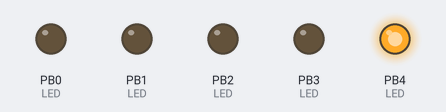
This program was run on a simulated ATtiny85, built with avr-gcc and emulated at 1 MHz. Parts: output pins drawn as LEDs (lit = HIGH).

Above: at 0.13 s.
At 0.39 s:
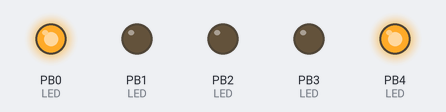
At 0.65 s:
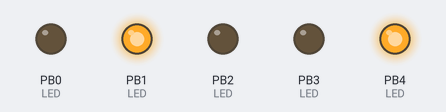
At 1.44 s:
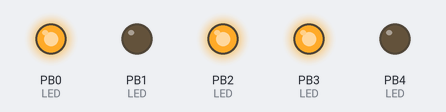
At 2.75 s:
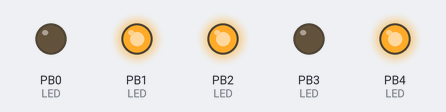
At 4.58 s:
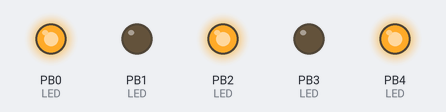
Timing chart, 0 to 4.9 s (numbered marks = the images above):
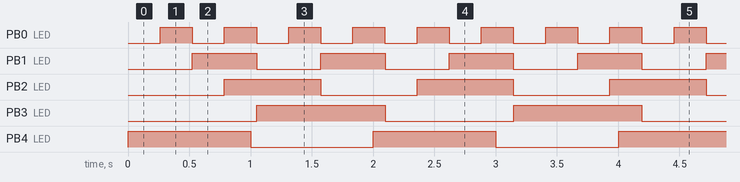

Measured:
- by itself, PB0 (LED): alternates HIGH for 0.26 s and LOW for 0.26 s
- by itself, PB1 (LED): alternates HIGH for 0.52 s and LOW for 0.52 s
- by itself, PB2 (LED): alternates HIGH for 0.79 s and LOW for 0.79 s
- by itself, PB3 (LED), PB4 (LED): alternates HIGH for 1.0 s and LOW for 1.0 s

The program:

main.c
```c
// (licence header left out)
#include <stdint.h>
#include <avr/io.h>
#include <util/delay.h>
#include <avr/interrupt.h>

#include "tinyavrlib/scheduler.h"

// ~~~~~~~~~~~~~~~~~~~~~~~~~~~~~~~~~~~~~~~~~~~~~~~~~~~~~~~~~~~~~~~~~~~~~~~~~~~~
//                 ATtiny85
//               +----------+    (-)--GND--
//      (RST)--> + PB5  Vcc +----(+)--VCC--
// ------LED3----+ PB3  PB2 +----LED2------
// ------LED4----+ PB4  PB1 +----LED1------
// -------(-)----+ GND  PB0 +----LED0------
//               +----------+
//                 Tinusaur
// ~~~~~~~~~~~~~~~~~~~~~~~~~~~~~~~~~~~~~~~~~~~~~~~~~~~~~~~~~~~~~~~~~~~~~~~~~~~~

#define LED0_PORT PB0
#define LED1_PORT PB1
#define LED2_PORT PB2
#define LED3_PORT PB3
#define LED4_PORT PB4

// ----------------------------------------------------------------------------

void scheduler_task0(void) {
	PORTB ^= (1 << LED0_PORT);	// Flip the bit
}

void scheduler_task1(void) {
	PORTB ^= (1 << LED1_PORT);	// Flip the bit
}

void scheduler_task2(void) {
	PORTB ^= (1 << LED2_PORT);	// Flip the bit
}

void scheduler_task3(void) {
	PORTB ^= (1 << LED3_PORT);	// Flip the bit
}

// ----------------------------------------------------------------------------

int main(void) {
	// ---- Init ----
	scheduler_init();
	scheduler_reinit(SCHEDULER_TCCR0B_1024, SCHEDULER_OCR0A_MAX);
	scheduler_usertask(scheduler_task0, 0);
	scheduler_usertask(scheduler_task1, 1);
	scheduler_usertask(scheduler_task2, 2);
	scheduler_usertask(scheduler_task3, 3);

	// Setup LEDs, DDRB - Data Direction Register, Port B
	DDRB |= (1 << LED0_PORT); // Set port as LED output
	DDRB |= (1 << LED1_PORT); // Set port as LED output
	DDRB |= (1 << LED2_PORT); // Set port as LED output
	DDRB |= (1 << LED3_PORT); // Set port as LED output
	DDRB |= (1 << LED4_PORT); // Set port as LED output

	// Start the scheduler
	scheduler_start();

	// ---- Main Loop ----
	for (;;) { /* The infinite main loop */
		cli();
		PORTB ^= (1 << LED4_PORT);	// Flip the bit
		sei();
		_delay_ms(1000);
	}

	return 0; // Return the mandatory for the "main" function int value - "0" for success.
}

// ============================================================================
```

adcxlib.c
```c
// (licence header left out)
// ============================================================================

#include <stdint.h>
#include <avr/io.h>

#include "adcxlib.h"

// ----------------------------------------------------------------------------
// DEFAULTS:
//	Voltage Reference:	VCC
//	Result Alignment:	Right
//	Mode:				Free-running
void adcx_init(void) {
	// ---- Initialize ADC ----
	ADMUX =
	    (0 << REFS2) | (0 << REFS1) | (0 << REFS0) |	// Set to VCC (DEFAULT)
	    (0 << ADLAR);	// Set/Clear left shift result	(by default it is 0)
	ADCSRA =
	    (1 << ADEN) |	// Enable ADC
	    (0 << ADEN) |	// ADC Start Conversion (0 - should not start at init)
	    (1 << ADATE) |	// Enable auto trigger enable (Q: Is it used in free running mode?)
		// (1 << ADIE) |	// Enable ADC interrupt
	    // Setup ADC Prescaler
	    // 001=1: 1/2nd ... 1MHz / 2 = 500KHz
	    // 011=3: 1/8th ... 1MHz / 8 = 125KHz
	    // 111=7: 1/128th ... 1MHz / 128 = 7812Hz
	    (1 << ADPS2) | (1 << ADPS1) | (1 << ADPS0);	// Set prescaler
	ADCSRB =
	    (0 << ADTS2) | (0 << ADTS1) | (0 << ADTS0);	// Set mode, 000 = free running mode
}

// TODO: Implement "stop" function or macros.

uint16_t adcx_read(void) {
	union adcx_result {
		uint16_t data16;
		struct {
			uint8_t lo;
			uint8_t hi;
		};
	} adcx_result;
	// NOTE (from datasheet): When ADCL register is read,
	// the ADC Data Register is not updated until ADCH is read.
	adcx_result.lo = ADCL;
	adcx_result.hi = ADCH;
	return adcx_result.data16;
}

// ============================================================================
```

adcxlib.h
```c
// (licence header left out)
// ============================================================================

#ifndef ADCXLIB_H
#define ADCXLIB_H

// ----------------------------------------------------------------------------

#include <stdint.h>

// ----------------------------------------------------------------------------
//   Temp=[ADC4]   +----------+
//  --(RST/ADC0)---+ PB5  Vcc +---(+)--VCC--
//  ------[ADC3]---+ PB3  PB2 +---[ADC1]----
//  ------[ADC2]---+ PB4  PB1 +-------------
//  ---------(-)---+ GND  PB0 +---[AREF]----
//                 +----------+
//     Temp=ADC4     ATtiny85
// ----------------------------------------------------------------------------

#define ADCX_SELECT_MASK_ADC0	0b0000	// PB5 (RST)
#define ADCX_SELECT_MASK_ADC1	0b0001	// PB2
#define ADCX_SELECT_MASK_ADC2	0b0010	// PB4
#define ADCX_SELECT_MASK_ADC3	0b0011	// PB3
#define ADCX_SELECT_MASK_ADC4	0b1111	// Internal temperature sensor

#define ADCX_REFSEL_MASK_VCC		(				(0 << REFS1) | (0 << REFS0))	// Vcc used as Voltage Reference, disconnected from PB0 (AREF).
#define ADCX_REFSEL_MASK_EXTPB0		(				(0 << REFS1) | (1 << REFS0))	// External Voltage Reference at PB0 (AREF) pin, Internal Voltage Reference turned off.
#define ADCX_REFSEL_MASK_INT11V		((0 << REFS2) | (1 << REFS1) | (0 << REFS0))	// Internal 1.1V Voltage Reference.
#define ADCX_REFSEL_MASK_RESERVED	((0 << REFS2) | (1 << REFS1) | (1 << REFS0))	// Reserved
#define ADCX_REFSEL_MASK_INT256V	((1 << REFS2) | (1 << REFS1) | (0 << REFS0))	// Internal 2.56V Voltage Reference without external bypass capacitor, disconnected from PB0 (AREF).
#define ADCX_REFSEL_MASK_INT256VXBP	((1 << REFS2) | (1 << REFS1) | (1 << REFS0))	// Internal 2.56V Voltage Reference with external bypass capacitor at PB0 (AREF) pin.
// NOTE from Datasheet: The device requires a supply voltage of at least 3V in order to generate 2.56V reference voltage.
// NOTE from Datasheet: Whenever these bits are changed, the next conversion will take 25 ADC clock cycles.
//						For Prescale 1/128th at 1MHz, 25 ADC clock cycles are 0.0032 sec.
#define ADCX_CHANGE_DELAY		4	// Small delay (in ms) might be necessary for correct first ADC, and after changes.

// ----------------------------------------------------------------------------

#define ADCX_ADCSEL(MASK)	ADMUX = (ADMUX & 0b11110000) | (MASK & 0b00001111)	// Select ADC source
#define ADCX_REFSEL(MASK)	ADMUX = (ADMUX & 0b00101111) | (MASK & 0b11010000)	// Select voltage reference
#define ADCX_START()		ADCSRA |= (1 << ADSC)	// Set start conversions

// ----------------------------------------------------------------------------

void adcx_init(void);
uint16_t adcx_read(void);

// ----------------------------------------------------------------------------

#endif

// ============================================================================
```

buffio.c
```c
// (licence header left out)
// ============================================================================

#include "buffio.h"

// ----------------------------------------------------------------------------

// NOTE: Used only during development.
// #include <stdio.h>
// #define DEBUGGING_PRINT_CHAR(ch) putchar(ch)

// ----------------------------------------------------------------------------

static int8_t buffio_head = 0;
static int8_t buffio_tail = 0;
static char *buffio_kwd_crlf = "\r\n";
static char buffio_data[BUFFIO_DATA_SIZE];

// ----------------------------------------------------------------------------

void buffio_init(void) {
	buffio_reset();

	// This is not necessary, at all. Should be removed.
	// for (int i = 0; i < sizeof (buffio_data); i++) buffio_data[i] = 0;
}

void buffio_reset(void) {
	buffio_head = buffio_tail = 0;	// This isn't really necessary except in some specific cases.
}

char buffio_put(char ch) {
	buffio_data[buffio_head & BUFFIO_DATA_MASK] = ch;
	buffio_head++;
	return ch;
}

char buffio_get() {
	if (buffio_head - buffio_tail > BUFFIO_DATA_MASK)	  {
		buffio_tail = buffio_head - BUFFIO_DATA_MASK - 1;
	}
	char ch = buffio_data[buffio_tail & BUFFIO_DATA_MASK];
	buffio_tail++;
	return ch;
}

/* char buffio_read() {
	return buffio_data[buffio_tail & BUFFIO_DATA_MASK];
} */

#define BUFFIO_HAS_MORE() (buffio_head != buffio_tail)
int buffio_has_more() { return BUFFIO_HAS_MORE(); }

// ----------------------------------------------------------------------------

void buffio_skip_until(char *kw) {
	char *kwp = kw;
	for (;;) {
		uint8_t ch = buffio_ids_receive();	// Receive 1 byte of data. (This may wait for the data to come)
		// Note: Received data is not stored.
		// DEBUGGING_PRINT_CHAR(ch);
		// Check for the keyword.
		if (*kwp != ch) kwp = kw;
		if (*kwp == ch) kwp++;
		if (*kwp == '\0') return;
	}
}

void buffio_receive_until(char *kw) {
	char *kwp = kw;
	for (;;) {
		uint8_t ch = buffio_put(buffio_ids_receive());	// Receive and store 1 byte of data.
		// DEBUGGING_PRINT_CHAR(ch);
		// Check for the keyword.
		if (*kwp != ch) kwp = kw;
		if (*kwp == ch) kwp++;
		if (*kwp == '\0') return;
	}
}

void buffio_receive_untilln(char *kwd) {
	buffio_receive_until(kwd);	// Receiving until a keyword is found.
	buffio_receive_until(buffio_kwd_crlf);	// Receiving until a CR/LF is found.
}

int8_t buffio_receive_until2(char *kw1, char *kw2) {
	char *kw1p = kw1;
	char *kw2p = kw2;
	for (;;) {
		uint8_t ch = buffio_put(buffio_ids_receive());	// Receive and store 1 byte of data.
		// NOTE: This may wait for the data to come)
		// DEBUGGING_PRINT_CHAR(ch);
		// Check for the keyword #1.
		if (*kw1p != ch) kw1p = kw1;
		if (*kw1p == ch) kw1p++;
		if (*kw1p == '\0') return 1;
		// Check for the keyword #2.
		if (*kw2p != ch) kw2p = kw2;
		if (*kw2p == ch) kw2p++;
		if (*kw2p == '\0') return 2;
	}
}

int8_t buffio_receive_until2ln(char *kw1, char *kw2) {
	int8_t result = buffio_receive_until2(kw1, kw2);	// Receiving until a keyword is found.
	buffio_receive_until(buffio_kwd_crlf);	// Receiving until a CR/LF is found.
	return result;
}

// ============================================================================
```

buffio.h
```c
// (licence header left out)
// ============================================================================

#ifndef BUFFIO_H
#define BUFFIO_H

// ----------------------------------------------------------------------------

#include <stdint.h>

// ----------------------------------------------------------------------------

// Data SIZE/MASK:
//	  8/0b00000111
//	 16/0b00001111
//	 32/0b00011111
//	 64/0b00111111
#define BUFFIO_DATA_SIZE	64
#define BUFFIO_DATA_MASK	0b00111111

// ----------------------------------------------------------------------------

// The following functions must be implemented by the application

int buffio_ids_has_more(void);
uint8_t buffio_ids_receive(void);

// ----------------------------------------------------------------------------

void buffio_init(void);
void buffio_reset(void);
char buffio_put(char);
char buffio_get(void);
int buffio_has_more(void);
void buffio_skip_until(char *);
void buffio_receive_until(char *);
void buffio_receive_untilln(char *);
int8_t buffio_receive_until2(char *, char *);
int8_t buffio_receive_until2ln(char *, char *);

// ----------------------------------------------------------------------------

#endif

// ============================================================================
```

buzzlib.c
```c
// (licence header left out)
// ============================================================================

#include <stdint.h>
#include <avr/io.h>
#include <avr/interrupt.h>
#include <avr/pgmspace.h>
#include <util/delay.h>

#include "scheduler.h"
#include "buzzlib.h"

// ----------------------------------------------------------------------------

void buzzlib_init(void) {
	DDRB |= (1 << BUZZLIB_BUZZER_PORT);	// Set the port as output.
}

// ----------------------------------------------------------------------------

#define BUZZLIB_TONE_PERIOD	30	// the buzzer min tone period in microseconds
#define BUZZLIB_TONE_TICK1	(BUZZLIB_TONE_PERIOD >> 4)
#define BUZZLIB_TONE_TICK2	(BUZZLIB_TONE_PERIOD - BUZZLIB_TONE_TICK1)

// per,len - the period and the length of the signal
// NOTE: The value of per should never be 0, it will cause infinite while() loop.
// For per=255 Freq=100Hz, for per=1 Freq=17.9KHz
// For len=255 Duration=1282mS, for len=1 Duration=7.2mS
void buzzlib_tone(uint8_t per, uint8_t len) {
	int16_t num = (len << 7);	// This shift should not be more than 7, it will overflow the int16_t.
	while (num >= 0) {
		// Make sound with low duty-cycle
		PORTB |= (1 << BUZZLIB_BUZZER_PORT);
		for (uint8_t loop = per; loop > 0; loop--) _delay_us(BUZZLIB_TONE_TICK1);
		PORTB &= ~(1 << BUZZLIB_BUZZER_PORT);
		for (uint8_t loop = per; loop > 0; loop--) _delay_us(BUZZLIB_TONE_TICK2);
		num -= per;
	}
}

static buzzlib_fx_callback_p __buzzlib_fx_callback = 0;

void buzzlib_fx_callback(buzzlib_fx_callback_p callback) {
	__buzzlib_fx_callback = callback;
}

// per,len - the period and the length of the signal
// rep - the number of repeats
// pause - the pause between repeats
// dev - the deviation in the period between repeats
void buzzlib_fx(uint8_t per, uint8_t len, uint8_t rep, uint8_t pause, int8_t dev) {
	for (; rep > 0; rep--) {
		int16_t num = (len << 7);	// This shift should not be more than 7, it will overflow the int16_t.
		while (num >= 0) {
			// Make sound with low duty-cycle
			PORTB |= (1 << BUZZLIB_BUZZER_PORT);
			for (uint8_t loop = per; loop > 0; loop--) _delay_us(BUZZLIB_TONE_TICK1);
			PORTB &= ~(1 << BUZZLIB_BUZZER_PORT);
			for (uint8_t loop = per; loop > 0; loop--) _delay_us(BUZZLIB_TONE_TICK2);
			num -= per;
		}
		for (uint8_t loop = pause; loop > 0; loop--) _delay_ms(1);
		if (per > dev) per -= dev;
		if (__buzzlib_fx_callback) (*__buzzlib_fx_callback)(rep);
	}
}

// ============================================================================
```

buzzlib.h
```c
// (licence header left out)
// ============================================================================

#ifndef BUZZLIB_H
#define BUZZLIB_H

// ----------------------------------------------------------------------------

#include <stdint.h>

// ----------------------------------------------------------------------------

#define BUZZLIB_BUZZER_PORT	PB4	// Define the BUZZER I/O port

// ----------------------------------------------------------------------------
//   -> Parameters: Period, Length, Repeats, Pause, Div
#define BUZZLIB_BEEP0()	buzzlib_fx(12, 1, 1, 0, 0)
#define BUZZLIB_BEEP1()	buzzlib_fx(24, 16, 1, 0, 0)
#define BUZZLIB_BEEP2()	buzzlib_fx(24, 16, 2, 20, 0)
#define BUZZLIB_BEEP3()	buzzlib_fx(24, 16, 3, 20, 0)
#define BUZZLIB_ALARM()	buzzlib_fx(32, 1, 32, 4, 0)
#define BUZZLIB_SIREN()	buzzlib_fx(48, 4, 24, 0, 1)
#define BUZZLIB_CREAK()	buzzlib_fx(96, 1, 32, 0, 6)
#define BUZZLIB_PHONE()	buzzlib_fx(48, 6, 24, 8, 0)
#define BUZZLIB_ZAP()	buzzlib_fx(2, 2, 12, 1, -6)

// ----------------------------------------------------------------------------

void buzzlib_init(void);

void buzzlib_tone(uint8_t per, uint8_t len);
void buzzlib_fx(uint8_t per, uint8_t len, uint8_t rep, uint8_t pause, int8_t div);

// ----------------------------------------------------------------------------

typedef void (*buzzlib_fx_callback_p)(uint8_t rep);

void buzzlib_fx_callback(buzzlib_fx_callback_p callback);

// ----------------------------------------------------------------------------

#endif

// ============================================================================
```

num2str.c
```c
// (licence header left out)
// ============================================================================

#include "num2str.h"

// ----------------------------------------------------------------------------
//  NOTE: The resulting ASCII text should not be terminated with '\0' in the
//        functions below because the buffer might be part of a larger text.
// ----------------------------------------------------------------------------

uint8_t usint2decascii(uint16_t num, char *buffer) {
	const unsigned short powers[] = { 10000u, 1000u, 100u, 10u, 1u }; // The "const unsigned short" combination gives shortest code.
	char digit; // "digit" is stored in a char array, so it should be of type char.
	uint8_t digits = USINT2DECASCII_MAX_DIGITS - 1;
	for (uint8_t pos = 0; pos < 5; pos++) { // "pos" is index in array.
		digit = 0;
		while (num >= powers[pos]) {
			digit++;
			num -= powers[pos];
		}
		// Fixed width, space (or anything else) padded result, digits offset.
		// Note: Determines the offset of the first significant digit.
		// Note: Could be used for variable width, not padded, left aligned result.
		if (digits == USINT2DECASCII_MAX_DIGITS - 1) {
			if (digit == 0) {
				if (pos < USINT2DECASCII_MAX_DIGITS - 1)	// Check position, so single "0" will be handled properly.
					digit = -16;	// Use: "-16" for space (' '), "-3" for dash/minus ('-'), "0" for zero ('0'), etc. ...
			} else {
				digits = pos;
			}
		}
		buffer[pos] = digit + '0';	// Convert to ASCII

	}
	return digits;
}

// ----------------------------------------------------------------------------

uint8_t usint2hexascii(uint16_t num, char *buffer) {
	for (int8_t pos = USINT2HEXASCII_MAX_DIGITS - 1; pos >= 0 ; pos--) { // "pos" is index in an array.
		char digit = num & 0x000f;
		if (digit <= 9) {
			buffer[pos] = digit + '0';	// Convert to ASCII
		} else {
			buffer[pos] = digit + 'A' - 10;	// Convert to ASCII
		}
		num = num >> 4;
	}
	return 4;
}

// ----------------------------------------------------------------------------
// NOTE: The buffer should be always at least MAX_DIGITS in length - the function works with 16-bit numbers.

uint8_t usint2binascii(uint16_t num, char *buffer) {
	uint16_t power = 0x8000;	// This is the 1000 0000 0000 0000 binary number.
	char digit; // "digit" is stored in a char array, so it should be of type char.
	uint8_t digits = USINT2BINASCII_MAX_DIGITS - 1;
	for (uint8_t pos = 0; pos < USINT2BINASCII_MAX_DIGITS; pos++) { // "pos" is index in an array.
		digit = 0;
		if (num >= power) {
			digit++;
			num -= power;
		}
		// Fixed width, space ('0', or anything else) padded result, digits offset.
		// Note: Determines the offset of the first significant digit.
		// Note: Could be used for variable width, not padded, left aligned result.
		if (digits == USINT2BINASCII_MAX_DIGITS - 1) {
			if (digit == 0) {
				if (pos < USINT2BINASCII_MAX_DIGITS - 1) // Check position, so single "0" will be handled properly.
					digit = 0; // Use: "-16" for space (' '), "-3" for dash/minus ('-'), "0" for zero ('0'), etc.
			} else {
				digits = pos;
			}
		}
		buffer[pos] = digit + '0';	// Convert to ASCII
		power = power >> 1;
	}
	return digits;
}

// ============================================================================
```

Source omitted: num2str.h (1278 bytes), scheduler.c (3198 bytes), scheduler.h (3830 bytes), soundlib.c (6020 bytes), soundlib.h (1731 bytes), soundlib_notes.h (6375 bytes)
